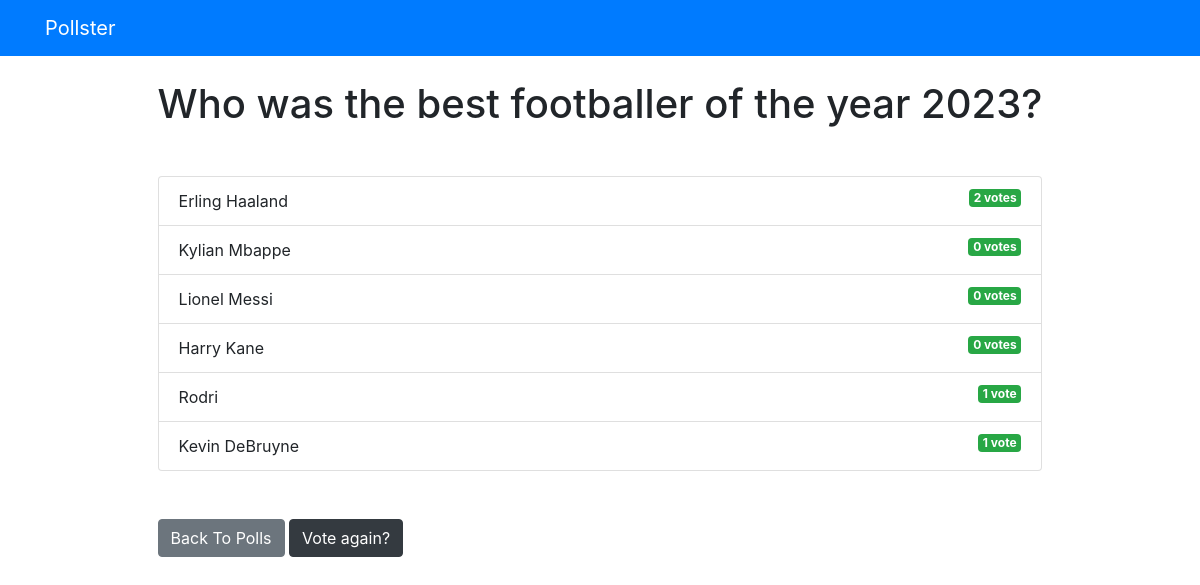
Page /polls/1/results/ on the committed database.
### polls/models.py (models this page shows, shortened)
class Question(models.Model):
    question = models.CharField(max_length=200)
    published_date = models.DateTimeField('publishedDate')

class Choice(models.Model):
    question = models.ForeignKey(Question, on_delete=models.CASCADE)
    choice = models.CharField(max_length=200)
    votes = models.IntegerField(default=0)

### polls/views.py (the view)
# urls.py: path("<int:question_id>/results/", views.results, name="results"),  # Results page
def results(request, question_id):
    question = get_object_or_404(Question, pk=question_id)
    return render(request, "polls/results.html", {"question": question})

### templates/polls/results.html
{% extends 'base.html' %}
{% block content %}
<h1 class="mb-5 text-center">{{ question.question }}</h1>
<ul class="list-group mb-5">
    {% for choice in question.choice_set.all %}
    <li class="list-group-item">
        {{ choice.choice }} <span class="badge badge-success float-right">{{ choice.votes }}
            vote{{ choice.votes | pluralize }}</span>
    </li>
    {% endfor %}
</ul>
<a class="btn btn-secondary" href="{% url 'polls:index' %}">Back To Polls</a>
<a class="btn btn-dark" href="{% url 'polls:detail' question.id %}">Vote again?</a>
{% endblock %}

### templates/base.html (shortened to what this page needs)
<!DOCTYPE html>
<html lang="en">
<head>
    <link rel="stylesheet" href="https://stackpath.bootstrapcdn.com/bootstrap/4.4.1/css/bootstrap.min.css"
>
</head>
<body>
    {% include 'partials/_navbar.html'%}
    <div class="container">
        <div class="row">
            <div class=".col-md-6 m-auto">
                {% block content %}{% endblock%}
            </div>
        </div>
    </div>
</body>
</html>

### templates/partials/_navbar.html
<nav class="navbar navbar-dark bg-primary mb-4">
    <div class="container">
        <a class="navbar-brand" href="/">Pollster</a>
    </div>
</nav>

### rows in the picture
Question: question "Who was the best footballer of the year 2023?"
Choice: choice "Erling Haaland", votes "2", votes|pluralize "s"
Choice: choice "Kylian Mbappe", votes "0", votes|pluralize "s"
Choice: choice "Lionel Messi", votes "0", votes|pluralize "s"
Choice: choice "Harry Kane", votes "0", votes|pluralize "s"
Choice: choice "Rodri", votes "1"
Choice: choice "Kevin DeBruyne", votes "1"
